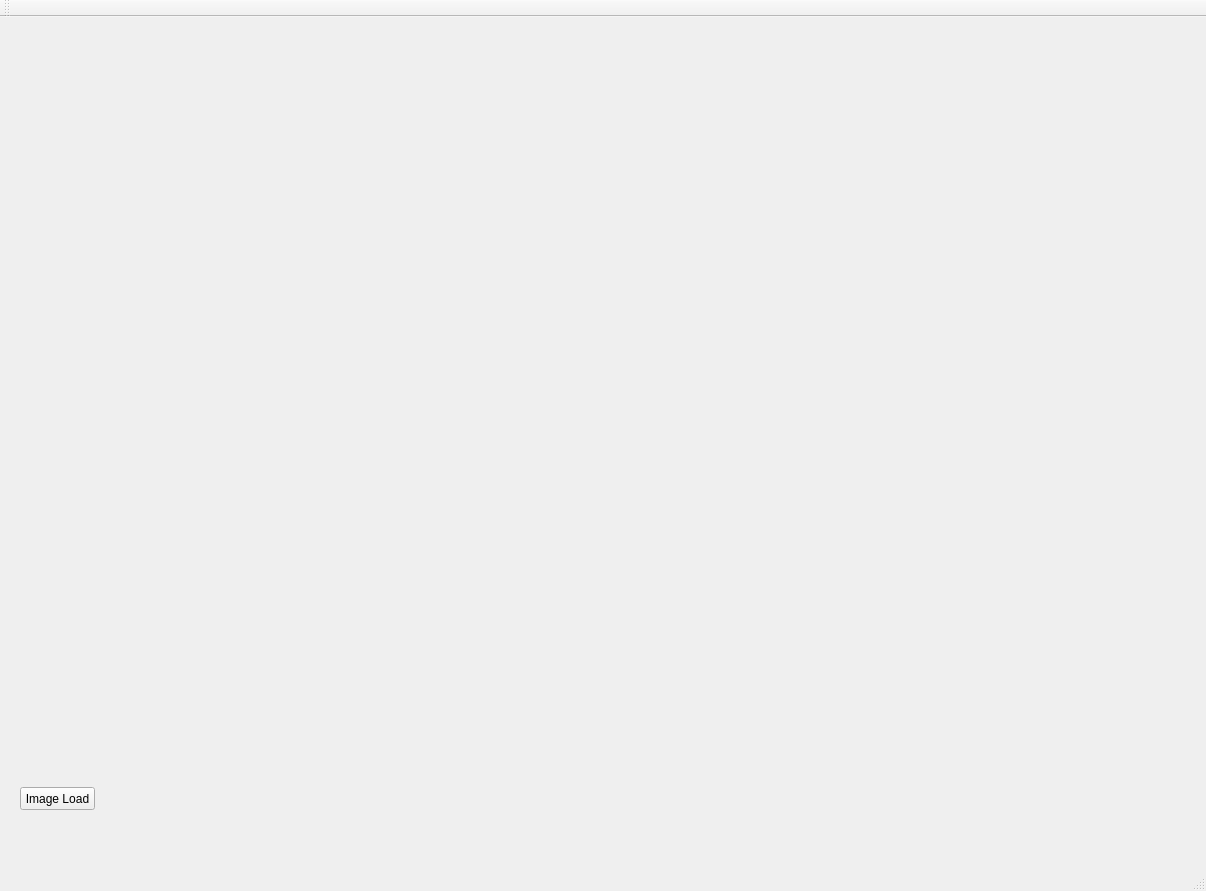
<?xml version="1.0" encoding="UTF-8"?>
<ui version="4.0">
 <class>MainWindow</class>
 <widget class="QMainWindow" name="MainWindow">
  <property name="geometry">
   <rect>
    <x>0</x>
    <y>0</y>
    <width>1206</width>
    <height>891</height>
   </rect>
  </property>
  <property name="windowTitle">
   <string>MainWindow</string>
  </property>
  <widget class="QWidget" name="centralWidget">
   <widget class="QWidget" name="verticalLayoutWidget">
    <property name="geometry">
     <rect>
      <x>20</x>
      <y>20</y>
      <width>1151</width>
      <height>721</height>
     </rect>
    </property>
    <layout class="QVBoxLayout" name="verticalLayout"/>
   </widget>
   <widget class="QPushButton" name="PB_Load">
    <property name="geometry">
     <rect>
      <x>20</x>
      <y>770</y>
      <width>75</width>
      <height>23</height>
     </rect>
    </property>
    <property name="text">
     <string>Image Load</string>
    </property>
   </widget>
  </widget>
  <widget class="QMenuBar" name="menuBar">
   <property name="geometry">
    <rect>
     <x>0</x>
     <y>0</y>
     <width>1206</width>
     <height>21</height>
    </rect>
   </property>
  </widget>
  <widget class="QToolBar" name="mainToolBar">
   <attribute name="toolBarArea">
    <enum>TopToolBarArea</enum>
   </attribute>
   <attribute name="toolBarBreak">
    <bool>false</bool>
   </attribute>
  </widget>
  <widget class="QStatusBar" name="statusBar"/>
 </widget>
 <layoutdefault spacing="6" margin="11"/>
 <resources/>
 <connections/>
</ui>
